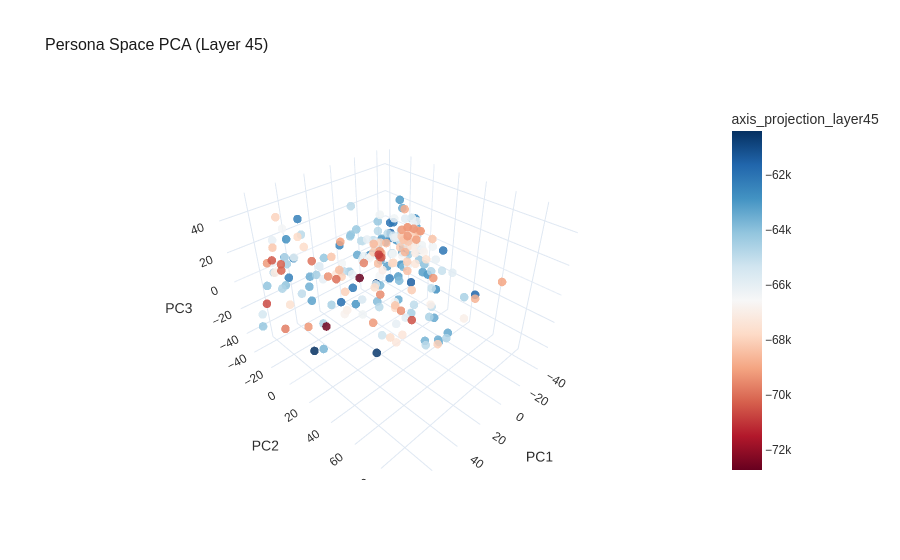

Write notebook code for a chart like this one.
### Code cell
# Render the layer-45 PCA scatter inline so persona geometry can be explored directly in the notebook
pca_fig = pca_3d(layer45_df, PRIMARY_LAYER, f'Persona Space PCA (Layer {PRIMARY_LAYER})')
pca_fig.show()

### Figure 1 — Plotly figure (JSON) as saved in the notebook; plotly's stock layout.template omitted (floating-point values rounded to 4 significant figures; data arrays with more than 128 entries replaced by an {"elided": "..."} marker saying what was removed)
{"data": [{"customdata": {"elided": "275x1 float values"}, "hovertemplate": "<b>%{hovertext}</b><br><br>PC1=%{x}<br>PC2=%{y}<br>PC3=%{z}<br>axis_projection_layer45=%{marker.color:.4f}<extra></extra>", "hovertext": {"elided": "275 str values"}, "legendgroup": "", "marker": {"color": {"elided": "275 float values"}, "coloraxis": "coloraxis", "opacity": 0.85, "size": 5, "symbol": "circle"}, "mode": "markers", "name": "", "scene": "scene", "showlegend": false, "type": "scatter3d", "x": {"elided": "275 float values"}, "y": {"elided": "275 float values"}, "z": {"elided": "275 float values"}}], "layout": {"coloraxis": {"cmax": -60400.0, "cmin": -72740.0, "colorbar": {"title": {"text": "axis_projection_layer45"}}, "colorscale": [[0.0, "rgb(103,0,31)"], [0.1, "rgb(178,24,43)"], [0.2, "rgb(214,96,77)"], [0.3, "rgb(244,165,130)"], [0.4, "rgb(253,219,199)"], [0.5, "rgb(247,247,247)"], [0.6, "rgb(209,229,240)"], [0.7, "rgb(146,197,222)"], [0.8, "rgb(67,147,195)"], [0.9, "rgb(33,102,172)"], [1.0, "rgb(5,48,97)"]]}, "font": {"color": "#2d2d2d", "family": "Arial"}, "legend": {"tracegroupgap": 0}, "paper_bgcolor": "white", "plot_bgcolor": "white", "scene": {"domain": {"x": [0.0, 1.0], "y": [0.0, 1.0]}, "xaxis": {"title": {"text": "PC1"}}, "yaxis": {"title": {"text": "PC2"}}, "zaxis": {"title": {"text": "PC3"}}}, "title": {"font": {"color": "#1a1a1a", "size": 16}, "text": "Persona Space PCA (Layer 45)"}}}
